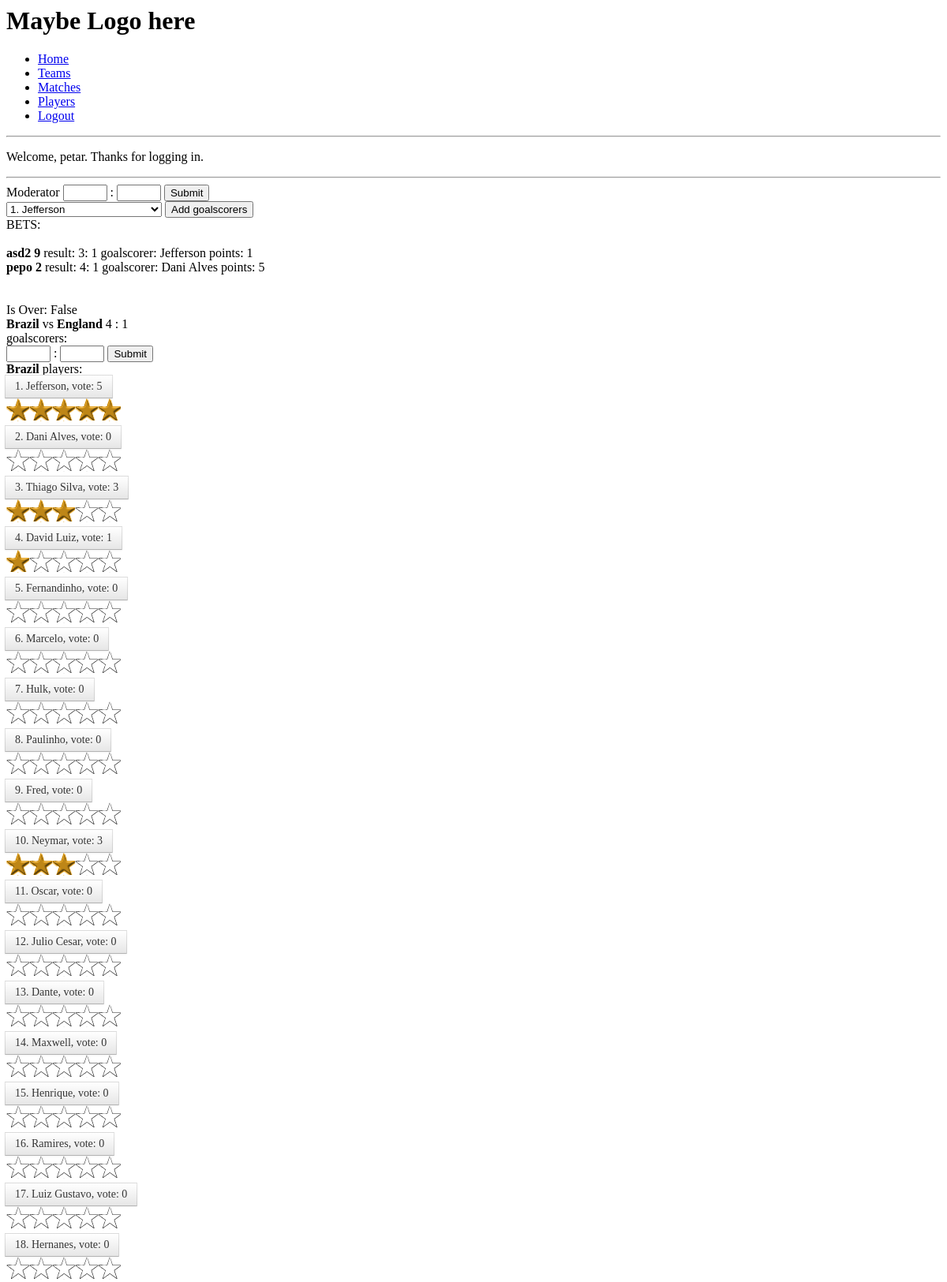
The app's page /match/1/ (signed in, upper part) with its own data.
### website/models.py (models this page shows, shortened)
class Player(models.Model):
    name = models.CharField(max_length=100)
    team = models.ForeignKey(Team, related_name="team")
    age = models.PositiveSmallIntegerField()
    number = models.PositiveSmallIntegerField()
    position = models.CharField(max_length=3)
    def __str__(self):
        representation = "{}. {}".format(self.number, self.name)
        return representation

class Match(models.Model):
    host = models.ForeignKey(Team, related_name="host_matches")
    away = models.ForeignKey(Team, related_name="away_matches")
    score_host = models.PositiveSmallIntegerField(blank=True, null=True)
    score_away = models.PositiveSmallIntegerField(blank=True, null=True)
    schedule = models.DateTimeField()
    is_over = models.BooleanField(default=False)

class Team(models.Model):
    name = models.CharField(max_length=50)
    group = models.CharField(max_length=2)
    info = models.TextField()
    def __str__(self):
        return self.name

### website/views.py (the view)
# urls.py: url(r'^match/(?P<match_id>[0-9]+)/$', 'show_match', name="show-match"),
def show_match(request, match_id):
    match = get_object_or_404(Match, id=match_id)
    MAX_VOTE = [str(x) for x in range(1, 6)]
    votes_players_host = {}
    votes_players_away = {}
    players_host = Player.objects.filter(team__name=match.host.name)
    votes_players_host = player_ratings(players_host, match_id)
    players_away = Player.objects.filter(team__name=match.away.name)
    votes_players_away = player_ratings(players_away, match_id)
    if request.user.is_authenticated():
        username = request.user.username
        is_super = request.user.is_superuser
        allowed = is_allowed(username) or is_super
    else:
        allowed = False
    all_bets = PredictMatch.objects.filter(predict_match__id=match_id)
    bets = {(bet.user, bet.score_host, bet.score_away, bet.goalscorer): 0 for bet in all_bets}
    goals = Goal.objects.filter(match__id=match_id)
    goalscorers = [goal.goalscorer for goal in goals]
    for bet, points in bets.items():
        bets[bet] = calculate_points((bet[1], bet[2]), (match.score_host, match.score_away), bet[3], goalscorers)
    is_over = match.is_over
    if is_over:
        pass
    return render(request, "show-match.html", locals())

### website/views.py (called while the page is built)
def player_ratings(players, match_id):
    player_votes = {}
    for player in players:
        all_votes = Voting.objects.filter(match__id=match_id, player=player)
        sum_vote = sum([query.vote for query in all_votes])
        count = 1 if all_votes.count() == 0 else all_votes.count()
        player_votes[player] = sum_vote/count
    return player_votes

def calculate_points(bet_result, result, bet_goalscorer, goalscorers):
    points = 0
    if result != (None, None):
        bet_difference = bet_result[0] - bet_result[1]
        difference = result[0] - result[1]
        if bet_result == result:
            points = 5
        elif bet_difference == difference:
            points = 3
        elif (bet_difference > 0 and difference > 0) or (bet_difference < 0 and difference < 0):
            points = 1
        for goalscorer in goalscorers:
            if goalscorer == bet_goalscorer:
                points += 1
    return points

def is_allowed(user):
    allowed_group = set(['admin', 'moderator'])
    usr = User.objects.get(username=user)
    groups = [x.name for x in usr.groups.all()]
    if allowed_group.intersection(set(groups)):
        return True
    return False

### website/templates/show-match.html (shortened to what this page needs)
{% extends 'base.html' %}
{% block content %}
{% if allowed %}
    Moderator
<input type="number" id="home_result" value="" min="0" max="20"> :
<input type="number" id="away_result" value="" min="0" max="20">
        <input type="submit" onclick="sendResult()">
        <br>
<select>
{% for player, vote in votes_players_host.items %}
  <option value="{{ player.id }}">{{ player }}</option>
{% endfor %}
</select>
     <input type="submit" onclick="sendGoals()" value="Add goalscorers">
 {% else %}
    Normal User
 {% endif %}
<br>
BETS:
<br>
        <br>
{% for bet,points in bets.items %}
    <b>{{ bet.0 }}</b>
    <b>{{ bet.0.id }}</b>
     result: {{ bet.1 }}: {{ bet.2 }}
     goalscorer: {{ bet.3.name }}
     points: {{ points }}
        <br>
{% endfor %}
<br>
<br>
Is Over: {{ is_over }}
        <br>
<b>{{ match.host }}</b>
vs
<b>{{ match.away }}</b>
 {{ match.score_host }} : {{ match.score_away }}
<br>
goalscorers:
<br>
<input type="number" id="home_score" value="" min="0" max="20"> :
<input type="number" id="away_score" value="" min="0" max="20">
        <input type="submit" onclick="sendBet()">
        <br>
<b>{{ match.host.name }}</b> players:
{% for player, vote in votes_players_host.items %}
        <br>
<label for="radio{{player.id}}">{{ player.number }}. {{ player.name }}, vote: {{ vote|floatformat }}</label>
 <div class="rating" id="{{player.id}}">
     {% for x in MAX_VOTE %}
         {% if vote|floatformat:0 >= x %}
            <div class="star on rating"></div>
         {% else %}
            <div class="star"></div>
         {% endif %}
     {% endfor %}
</div><br>
{% endfor %}
        <br>
{% for player, vote in votes_players_away.items %}
        <br>
<br>
{% endfor %}
        <br>
{% endblock %}

### website/templates/base.html (shortened to what this page needs)
<html>
    <head>
    </head>
    <body>
        <h1>Maybe Logo here</h1>
        <nav>
            <ul>
                <li><a href="/">Home</a></li>
                <li><a href="{% url 'teams' %}">Teams</a></li>
                <li><a href="{% url 'matches' %}">Matches</a></li>
                <li><a href="{% url 'players' %}">Players</a></li>
             {% if user.is_authenticated %}
             <li><a href="{% url 'logout' %}">Logout</a></li>
             {% else %}
                 <li><a href="{% url 'login' %}">Login</a></li>
             {% endif %}
            </ul>
        </nav>
        <hr>
{% if user.is_authenticated %}
    <p>Welcome, {{ user.username }}. Thanks for logging in.</p>
{% else %}
    <p>Welcome, Annonymous. Please log in.</p>
{% endif %}
<hr>
        {% block content %}
        {% endblock %}
    </body>
</html>

### website/templates/show-match.html (style rules this page uses)
input[type=radio] + label { display:inline-block; margin:-2px; padding: 4px 12px; margin-bottom: 0; font-size: 14px; line-height: 20px; color: #333; text-align: center; text-shadow: 0 1px 1px rgba(255,255,255,0.75); vertical-align: middle; cursor: pointer; background-color: #f5f5f5; background-image: -moz-linear-gradient(top,#fff,#e6e6e6); background-image: -webkit-gradient(linear,0 0,0 100%,from(#fff),to(#e6e6e6)); background-image: -webkit-linear-gradient(top,#fff,#e6e6e6); background-image: -o-linear-gradient(top,#fff,#e6e6e6); background-image: linear-gradient(to bottom,#fff,#e6e6e6); background-repeat: repeat-x; border: 1px solid #ccc; border-color: #e6e6e6 #e6e6e6 #bfbfbf; border-color: rgba(0,0,0,0.1) rgba(0,0,0,0.1) rgba(0,0,0,0.25); border-bottom-color: #b3b3b3; filter: progid:DXImageTransform.Microsoft.gradient(startColorstr='#ffffffff',endColorstr='#ffe6e6e6',GradientType=0); filter: progid:DXImageTransform.Microsoft.gradient(enabled=false); -webkit-box-shadow: inset 0 1px 0 rgba(255,255,255,0.2),0 1px 2px rgba(0,0,0,0.05); -moz-box-shadow: inset 0 1px 0 rgba(255,255,255,0.2),0 1px 2px rgba(0,0,0,0.05); box-shadow: inset 0 1px 0 rgba(255,255,255,0.2),0 1px 2px rgba(0,0,0,0.05); }

### records on screen
Match: host "Brazil", away "England", score_host "4", score_away "1", host.name "Brazil"
Player: number "1", name "Jefferson", vote "5"
Player: number "2", name "Dani Alves", vote "0"
Player: number "3", name "Thiago Silva"
Player: number "4", name "David Luiz", team "1"
Player: number "5", name "Fernandinho", vote "0"
Player: number "6", name "Marcelo", vote "0"
Player: number "7", name "Hulk", vote "0"
Player: number "8", name "Paulinho", vote "0"
Player: number "9", name "Fred", vote "0"
Player: number "10", name "Neymar", vote "3"
Player: number "11", name "Oscar", vote "0"
Player: number "12", name "Julio Cesar", vote "0"
Player: number "13", name "Dante", vote "0"
Player: number "14", name "Maxwell", vote "0"
Player: number "15", name "Henrique", vote "0"
Player: number "16", name "Ramires", vote "0"
Player: number "17", name "Luiz Gustavo", vote "0"
Player: number "18", name "Hernanes", vote "0"

### other values on screen
{{ user.username }} "petar"
{{ bet.0 }} "asd2"
{{ bet.0.id }} "9"
{{ bet.1 }} "3"
{{ bet.2 }} "1"
{{ bet.3.name }} "Jefferson"
{{ points }} "1"
{{ bet.0 }} "pepo"
{{ bet.0.id }} "2"
{{ bet.1 }} "4"
{{ bet.3.name }} "Dani Alves"
{{ points }} "5"
{{ is_over }} "False"
form field value "1. Jefferson"
